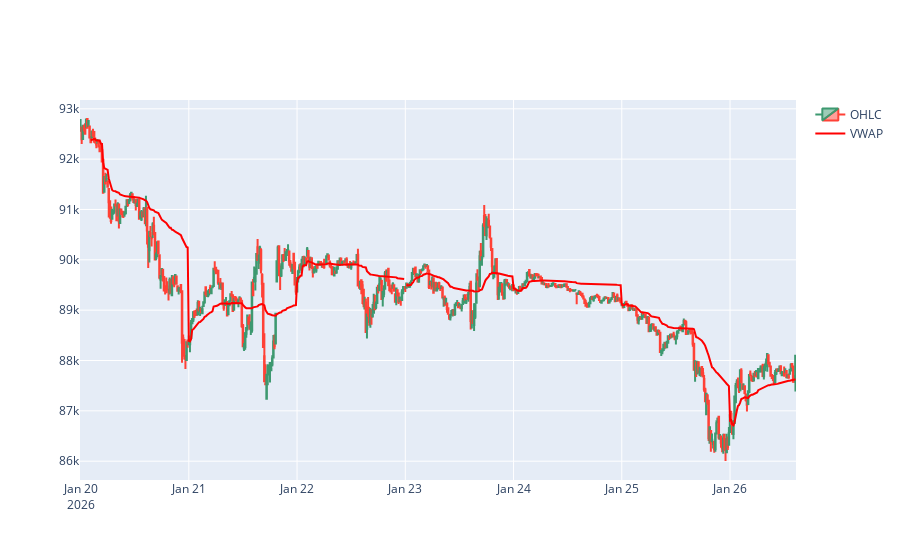

Write notebook code for a chart like this one.
### Code cell
dfpl = df[:]

fig = go.Figure(
    data = [
        go.Candlestick(
            x = dfpl.index,
            open = dfpl.Open,
            high = dfpl.High,
            low = dfpl.Low,
            close = dfpl.Close,
            name = 'OHLC'
        )
    ]
)

fig.add_trace(
    go.Scatter(
        x = dfpl.index,
        y = dfpl['VWAP_D'],
        mode = 'lines',
        line = dict(color='red'),
        name = 'VWAP'
    )
)

fig.update_layout(xaxis_rangeslider_visible=False)
fig.show()

### Figure 1 — Plotly figure (JSON) as saved in the notebook; plotly's stock layout.template omitted (floating-point values rounded to 4 significant figures; data arrays with more than 128 entries replaced by an {"elided": "..."} marker saying what was removed)
{"data": [{"close": {"elided": "635 float values"}, "high": {"elided": "635 float values"}, "low": {"elided": "635 float values"}, "name": "OHLC", "open": {"elided": "635 float values"}, "type": "candlestick", "x": {"elided": "635 str values"}}, {"line": {"color": "red"}, "mode": "lines", "name": "VWAP", "type": "scatter", "x": {"elided": "635 str values"}, "y": {"elided": "635 float values"}}], "layout": {"xaxis": {"rangeslider": {"visible": false}}}}
